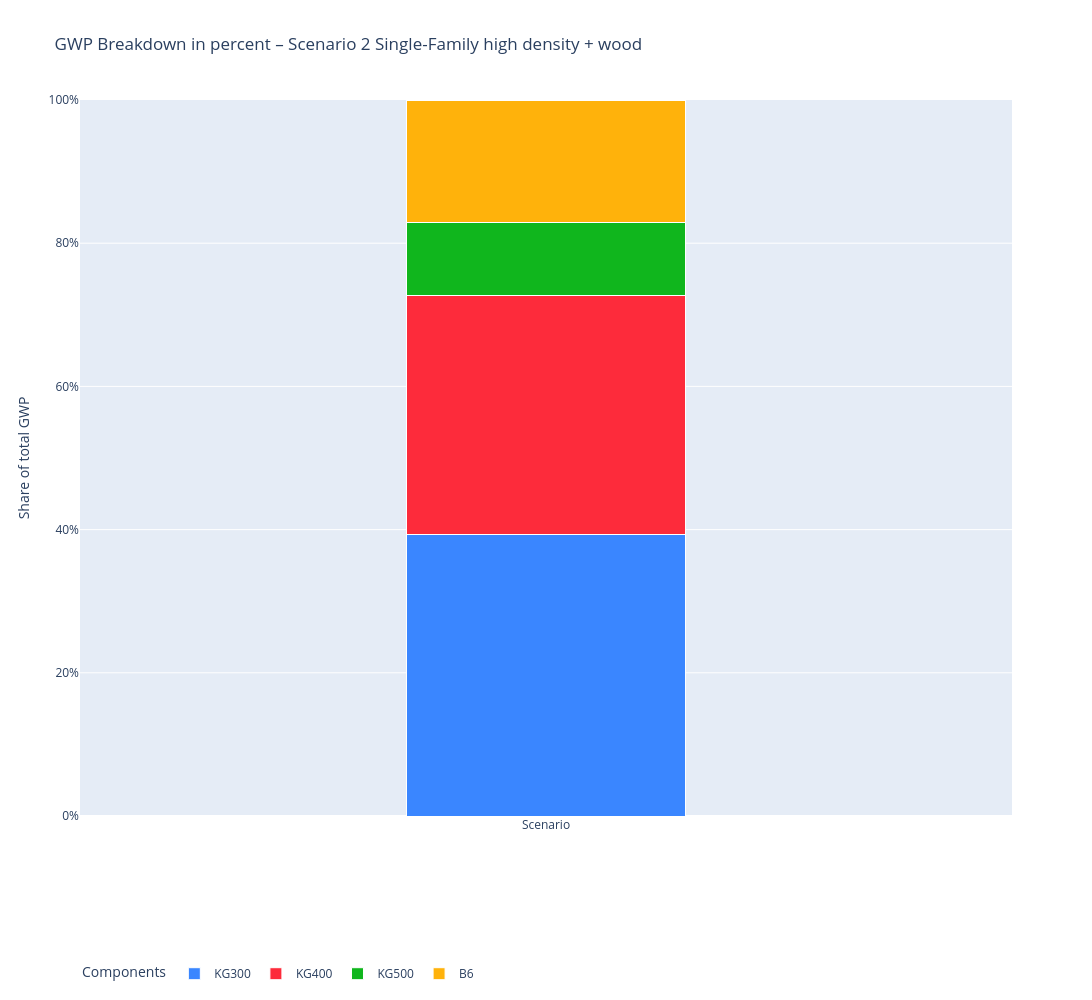

Notebook cell for this chart:
### Code cell
fig = go.Figure()

# KG300
fig.add_trace(go.Bar(
    x=["Scenario"],
    y=[ABS_GWP_S2_EFH_opt_pct["KG300"]],
    name="KG300",
    marker_color=kg_colors["KG300"],
    width=0.3,
    marker_line_color="white",
    marker_line_width=1
))

# KG400
fig.add_trace(go.Bar(
    x=["Scenario"],
    y=[ABS_GWP_S2_EFH_opt_pct["KG400"]],
    name="KG400",
    marker_color=kg_colors["KG400"],
    width=0.3,
    marker_line_color="white",
    marker_line_width=1
))

# KG500
fig.add_trace(go.Bar(
    x=["Scenario"],
    y=[ABS_GWP_S2_EFH_opt_pct["KG500"]],
    name="KG500",
    marker_color=kg_colors["KG500"],
    width=0.3,
    marker_line_color="white",
    marker_line_width=1
))


# B6
fig.add_trace(go.Bar(
    x=["Scenario"],
    y=[ABS_GWP_S2_EFH_opt_pct["B6"]],
    name="B6",
    marker_color=kg_colors["B6"],
    width=0.3,
    marker_line_color="white",
    marker_line_width=1
))

fig.update_layout(
    barmode="stack",
    title="GWP Breakdown in percent – Scenario 2 Single-Family high density + wood",
    yaxis_title="Share of total GWP",
    legend_title="Components",
    height=1000,
    width=1100,
    legend=dict(orientation="h", y=-0.2),
    legend_traceorder="normal",
    yaxis=dict(
        tickformat=".0%",
        range=[0, 1]
    )
)

fig.show()

### Figure 1 — Plotly figure (JSON) as saved in the notebook; plotly's stock layout.template omitted (floating-point values rounded to 4 significant figures)
{"data": [{"marker": {"color": "#3A86FF", "line": {"color": "white", "width": 1}}, "name": "KG300", "type": "bar", "width": 0.3, "x": ["Scenario"], "y": [0.3931]}, {"marker": {"color": "#FD2B3B", "line": {"color": "white", "width": 1}}, "name": "KG400", "type": "bar", "width": 0.3, "x": ["Scenario"], "y": [0.334]}, {"marker": {"color": "#10B61D", "line": {"color": "white", "width": 1}}, "name": "KG500", "type": "bar", "width": 0.3, "x": ["Scenario"], "y": [0.1024]}, {"marker": {"color": "#FFB20B", "line": {"color": "white", "width": 1}}, "name": "B6", "type": "bar", "width": 0.3, "x": ["Scenario"], "y": [0.1705]}], "layout": {"barmode": "stack", "height": 1000, "legend": {"orientation": "h", "title": {"text": "Components"}, "traceorder": "normal", "y": -0.2}, "title": {"text": "GWP Breakdown in percent – Scenario 2 Single-Family high density + wood"}, "width": 1100, "yaxis": {"range": [0, 1], "tickformat": ".0%", "title": {"text": "Share of total GWP"}}}}
